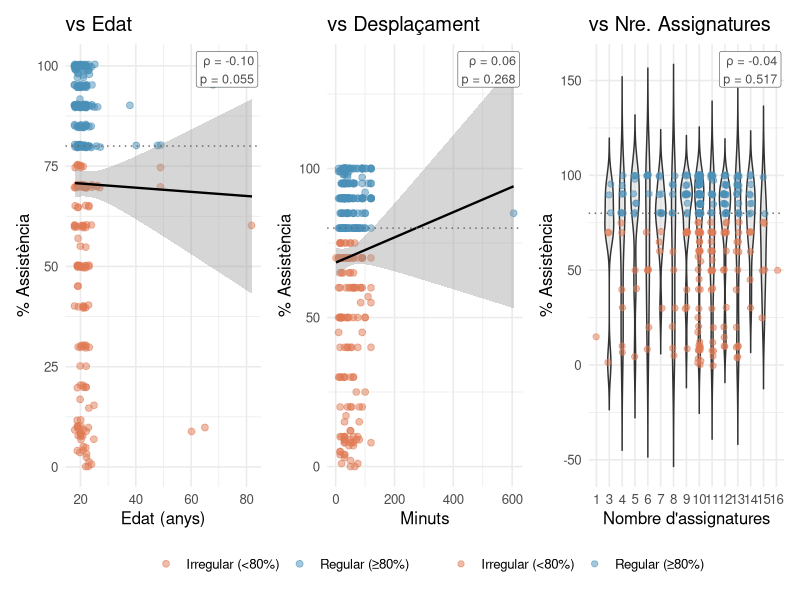
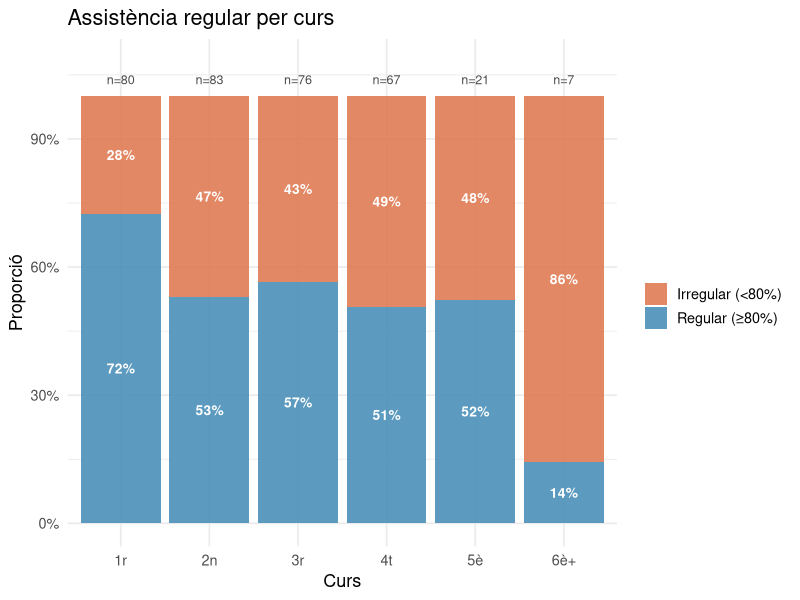
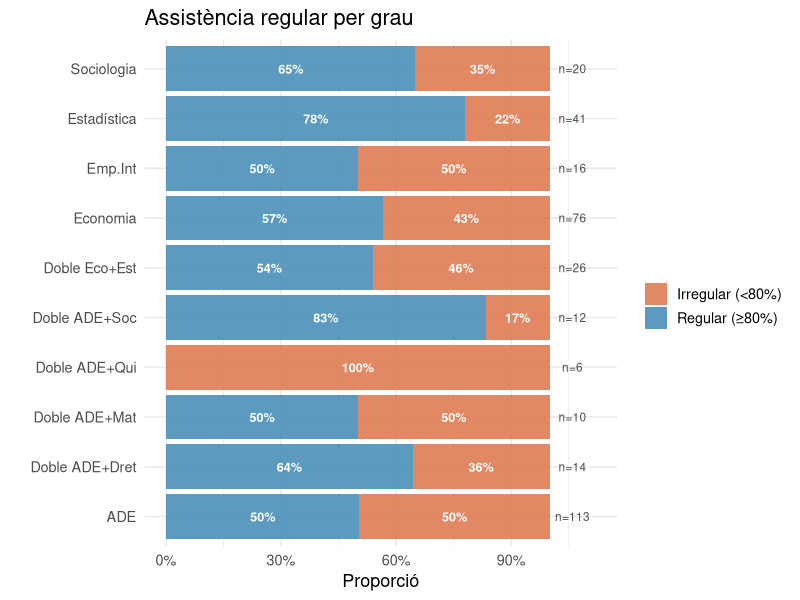
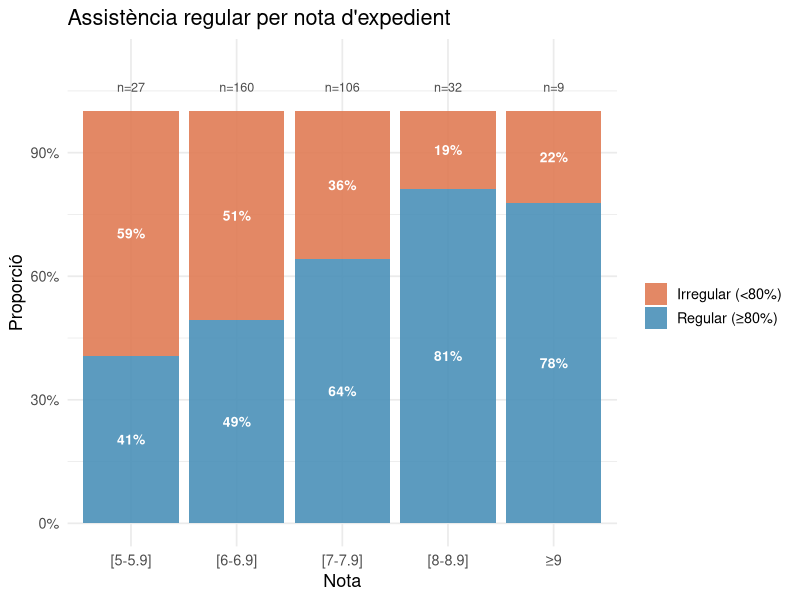
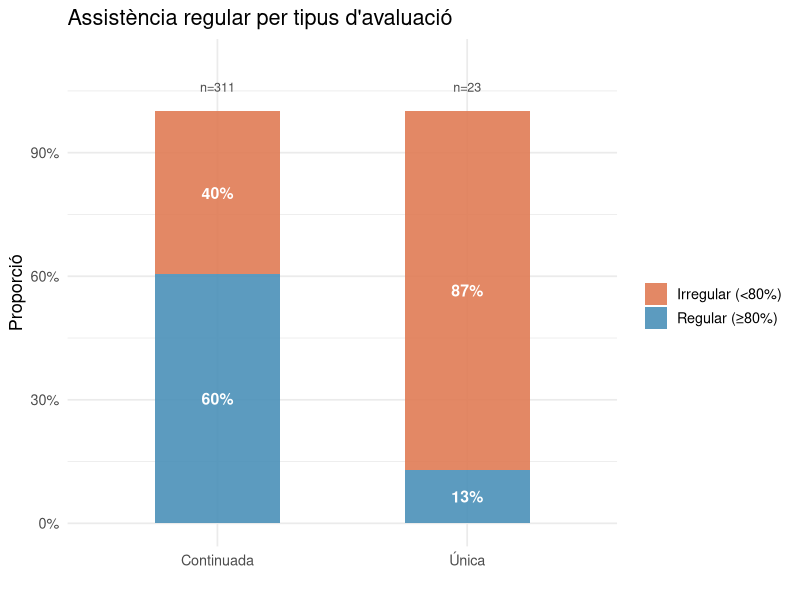
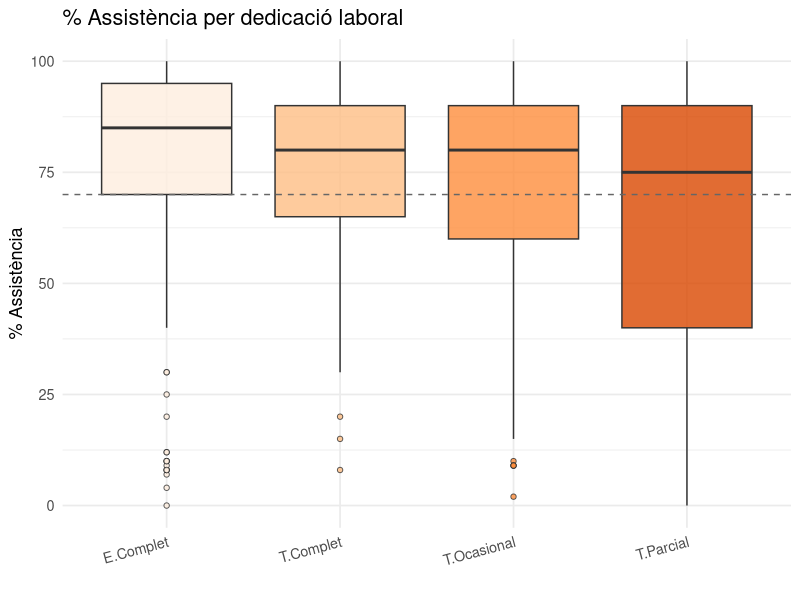
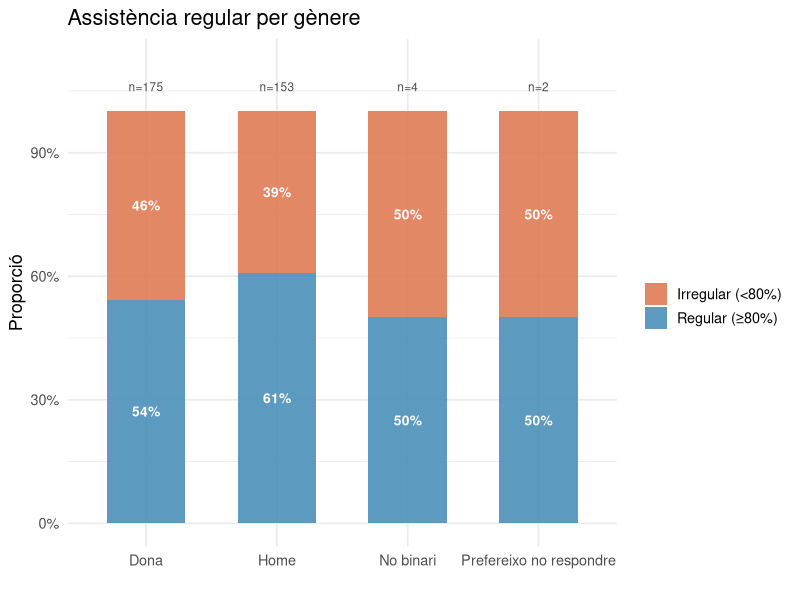
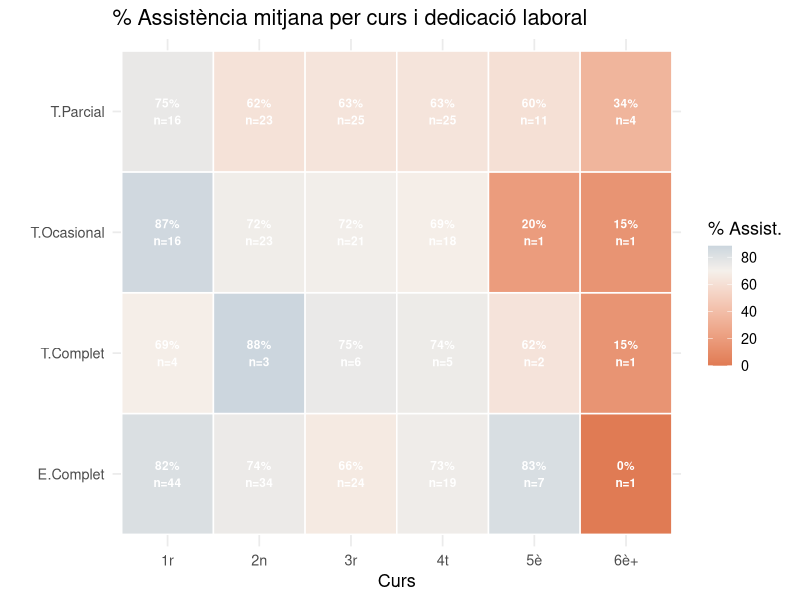

Source code (R) for these figures, in order: (Note: this script raises an error after producing the figures.)
library(ggplot2)
library(dplyr)
library(tidyr)
library(scales)
library(ggridges)
library(patchwork)
library(readxl)
select <- dplyr::select

#### ============================================================ ####
####          DESCRIPTIVA GENERAL                                 ####
#### ============================================================ ####

setwd("C:/Users/edurn/OneDrive/Escritorio/Universitat/TFG---Github/2. Dades")
dades <- read_excel("1. Preprocessing.xlsx")

dades %>%
  select(EDAT, DESPL, N_ASSIG, P_ASSIST) %>%
  summary()

dades %>%
  select(EDAT, DESPL, N_ASSIG, P_ASSIST) %>%
  summarise(across(everything(), list(
    Mitjana = ~mean(.x, na.rm = TRUE),
    Mediana = ~median(.x, na.rm = TRUE),
    sd      = ~sd(.x, na.rm = TRUE),
    min     = ~min(.x, na.rm = TRUE),
    max     = ~max(.x, na.rm = TRUE)
  ))) %>%
  pivot_longer(everything(), names_to = c("Variable", "Estadistic"),
               names_sep = "_(?=[^_]+$)") %>%
  pivot_wider(names_from = Estadistic, values_from = value)

# --- 3. LIKERT: mitjanes per bloc ---
# Motius de no assistència
motius_vars <- c("M_TREB","M_FAM","M_SALUT","M_DIST","M_AUTON","M_CV",
                 "M_EXAM","M_UTIL","M_AVORR","M_PASSIU","M_TEOR","M_PROF",
                 "M_REPET","M_ACAD","M_AMICS")

dades %>%
  select(all_of(motius_vars)) %>%
  summarise(across(everything(), ~mean(as.numeric(.x), na.rm = TRUE))) %>%
  pivot_longer(everything(), names_to = "Motiu", values_to = "Mitjana") %>%
  arrange(desc(Mitjana))

# Estratègies
estrategies_vars <- c("E_PES_AC","E_PART","E_DINAM","E_REDU","E_CURT","E_DESC",
                      "E_CLIMA","E_EXPL","E_RITME","E_ACT_AC","E_PROP","E_HORA","E_PES_AS")

dades %>%
  select(all_of(estrategies_vars)) %>%
  summarise(across(everything(), ~mean(as.numeric(.x), na.rm = TRUE))) %>%
  pivot_longer(everything(), names_to = "Estratègia", values_to = "Mitjana") %>%
  arrange(desc(Mitjana))

# IA
ia_vars <- c("IA_HABIT", "IA_COMPR", "IA_SUBST", "IA_CONF",
             "IA_ATENC", "IA_PREOC", "IA_REND", "IA_PDFS")
dades %>%
  select(all_of(ia_vars)) %>%
  summarise(across(everything(), ~mean(as.numeric(.x), na.rm = TRUE))) %>%
  pivot_longer(everything(), names_to = "Ús", values_to = "Mitjana") %>%
  arrange(desc(Mitjana))


#### ============================================================ ####
####     CREACIÓ DE LA VARIABLE GRUP_ASSIST (tall al 80%)        ####
#### ============================================================ ####

dades <- dades %>%
  mutate(GRUP_ASSIST = factor(
    ifelse(P_ASSIST >= 80, "Regular (≥80%)", "Irregular (<80%)"),
    levels = c("Irregular (<80%)", "Regular (≥80%)")
  ))

cat("Distribució GRUP_ASSIST:\n")
print(table(dades$GRUP_ASSIST))
print(round(prop.table(table(dades$GRUP_ASSIST)) * 100, 1))

col_grups <- c("Irregular (<80%)" = "#E07B54", "Regular (≥80%)" = "#4a90b8")


#### ============================================================ ####
####     GRÀFICS LIKERT PER GRUP                                 ####
#### ============================================================ ####




##### ------- 3.1. P_ASSIST VS VARIABLES NUMÈRIQUES -------- ####

# Funció auxiliar: etiqueta Spearman (ρ i p-valor)
lbl_spearman <- function(xvar, yvar) {
  d  <- dades[, c(xvar, yvar)]
  d  <- d[complete.cases(d), ]
  ct <- cor.test(as.numeric(d[[1]]), as.numeric(d[[2]]),
                 method = "spearman", exact = FALSE)
  sprintf("\u03c1 = %.2f\np = %.3f", ct$estimate, ct$p.value)
}

# P_ASSIST vs EDAT
p_edat <- ggplot(dades, aes(x = EDAT, y = P_ASSIST)) +
  geom_jitter(aes(color = GRUP_ASSIST), alpha = 0.5, size = 2, width = 0.2) +
  geom_smooth(method = "lm", color = "black", linewidth = 0.8, se = TRUE) +
  geom_hline(yintercept = 80, linetype = "dotted", color = "gray40") +
  annotate("label", x = Inf, y = Inf,
           label = lbl_spearman("EDAT", "P_ASSIST"),
           hjust = 1.05, vjust = 1.2, size = 3.2, color = "gray30",
           fill = "white", label.size = 0.2) +
  scale_color_manual(values = col_grups) +
  labs(title = "vs Edat", x = "Edat (anys)", y = "% Assistència", color = "") +
  theme_minimal(base_size = 12) +
  theme(legend.position = "none")

# P_ASSIST vs DESPL
p_despl <- ggplot(dades, aes(x = DESPL, y = P_ASSIST)) +
  geom_point(aes(color = GRUP_ASSIST), alpha = 0.5, size = 2) +
  geom_smooth(method = "lm", color = "black", linewidth = 0.8, se = TRUE) +
  geom_hline(yintercept = 80, linetype = "dotted", color = "gray40") +
  annotate("label", x = Inf, y = Inf,
           label = lbl_spearman("DESPL", "P_ASSIST"),
           hjust = 1.05, vjust = 1.2, size = 3.2, color = "gray30",
           fill = "white", label.size = 0.2) +
  scale_color_manual(values = col_grups) +
  labs(title = "vs Desplaçament", x = "Minuts", y = "% Assistència", color = "") +
  theme_minimal(base_size = 12) +
  theme(legend.position = "none")

# P_ASSIST vs N_ASSIG (variable discreta → violin + jitter)
p_nassig <- ggplot(dades, aes(x = factor(N_ASSIG), y = P_ASSIST)) +
  geom_violin(fill = "gray85", alpha = 0.5, trim = FALSE) +
  geom_jitter(aes(color = GRUP_ASSIST), alpha = 0.5, size = 1.8, width = 0.12) +
  geom_hline(yintercept = 80, linetype = "dotted", color = "gray40") +
  annotate("label", x = Inf, y = Inf,
           label = lbl_spearman("N_ASSIG", "P_ASSIST"),
           hjust = 1.05, vjust = 1.2, size = 3.2, color = "gray30",
           fill = "white", label.size = 0.2) +
  scale_color_manual(values = col_grups) +
  labs(title = "vs Nre. Assignatures",
       x = "Nombre d'assignatures", y = "% Assistència", color = "") +
  theme_minimal(base_size = 12) +
  theme(legend.position = "bottom")

(p_edat | p_despl | p_nassig) +
  plot_layout(guides = "collect") &
  theme(legend.position = "bottom")

##### --------- 2. GRUP_ASSIST VS VARIABLES ACADÈMIQUES ------ #####

# GRUP_ASSIST per CURS
df_curs <- dades %>%
  group_by(CURS, GRUP_ASSIST) %>%
  summarise(n = n(), .groups = "drop") %>%
  group_by(CURS) %>%
  mutate(prop = n / sum(n),
         total = sum(n)) %>%
  ungroup()

df_curs_total <- df_curs %>% distinct(CURS, total)

ggplot(df_curs, aes(x = CURS, y = prop, fill = GRUP_ASSIST)) +
  geom_col(alpha = 0.9) +
  geom_text(aes(label = paste0(round(prop * 100), "%")),
            position = position_stack(vjust = 0.5),
            color = "white", size = 3.5, fontface = "bold") +
  geom_text(data = df_curs_total,
            aes(label = paste0("n=", total), x = CURS, y = 1.04),
            inherit.aes = FALSE, color = "gray30", size = 3.2) +
  scale_fill_manual(values = col_grups) +
  scale_y_continuous(labels = percent, limits = c(0, 1.08)) +
  labs(title = "Assistència regular per curs",
       x = "Curs", y = "Proporció", fill = "") +
  theme_minimal(base_size = 13)


# GRUP_ASSIST per GRAU
df_grau <- dades %>%
  group_by(GRAU, GRUP_ASSIST) %>%
  summarise(n = n(), .groups = "drop") %>%
  group_by(GRAU) %>%
  mutate(prop = n / sum(n), total = sum(n)) %>%
  ungroup()

df_grau_total <- df_grau %>% distinct(GRAU, total)

ggplot(df_grau, aes(x = reorder(GRAU, prop * (GRUP_ASSIST == "Regular (≥70%)")),
                    y = prop, fill = GRUP_ASSIST)) +
  geom_col(alpha = 0.9) +
  geom_text(aes(label = paste0(round(prop * 100), "%")),
            position = position_stack(vjust = 0.5),
            color = "white", size = 3.2, fontface = "bold") +
  geom_text(data = df_grau_total,
            aes(label = paste0("n=", total), x = GRAU, y = 1.06),
            inherit.aes = FALSE, color = "gray30", size = 3) +
  scale_fill_manual(values = col_grups) +
  scale_y_continuous(labels = percent, limits = c(0, 1.12)) +
  coord_flip() +
  labs(title = "Assistència regular per grau",
       x = "", y = "Proporció", fill = "") +
  theme_minimal(base_size = 13)

# NOTA per GRUP_ASSIST
df_nota <- dades %>%
  group_by(NOTA, GRUP_ASSIST) %>%
  summarise(n = n(), .groups = "drop") %>%
  group_by(NOTA) %>%
  mutate(prop = n / sum(n), total = sum(n)) %>%
  ungroup()

df_nota_total <- df_nota %>% distinct(NOTA, total)

ggplot(df_nota, aes(x = NOTA, y = prop, fill = GRUP_ASSIST)) +
  geom_col(alpha = 0.9) +
  geom_text(aes(label = paste0(round(prop * 100), "%")),
            position = position_stack(vjust = 0.5),
            color = "white", size = 3.5, fontface = "bold") +
  geom_text(data = df_nota_total,
            aes(label = paste0("n=", total), x = NOTA, y = 1.06),
            inherit.aes = FALSE, color = "gray30", size = 3.2) +
  scale_fill_manual(values = col_grups) +
  scale_y_continuous(labels = percent, limits = c(0, 1.12)) +
  labs(title = "Assistència regular per nota d'expedient",
       x = "Nota", y = "Proporció", fill = "") +
  theme_minimal(base_size = 13)

# T_AVAL per GRUP_ASSIST
df_taval <- dades %>%
  group_by(T_AVAL, GRUP_ASSIST) %>%
  summarise(n = n(), .groups = "drop") %>%
  group_by(T_AVAL) %>%
  mutate(prop = n / sum(n), total = sum(n)) %>%
  ungroup()

df_taval_total <- df_taval %>% distinct(T_AVAL, total)

ggplot(df_taval, aes(x = T_AVAL, y = prop, fill = GRUP_ASSIST)) +
  geom_col(alpha = 0.9, width = 0.5) +
  geom_text(aes(label = paste0(round(prop * 100), "%")),
            position = position_stack(vjust = 0.5),
            color = "white", size = 4, fontface = "bold") +
  geom_text(data = df_taval_total,
            aes(label = paste0("n=", total), x = T_AVAL, y = 1.06),
            inherit.aes = FALSE, color = "gray30", size = 3.2) +
  scale_fill_manual(values = col_grups) +
  scale_y_continuous(labels = percent, limits = c(0, 1.12)) +
  labs(title = "Assistència regular per tipus d'avaluació",
       x = "", y = "Proporció", fill = "") +
  theme_minimal(base_size = 13)


##### ---- 3. GRUP_ASSIST VS VARIABLES PERSONALS ----- #####

# DEDIC per GRUP_ASSIST amb P_ASSIST boxplot ---
ggplot(dades, aes(x = DEDIC, y = P_ASSIST, fill = DEDIC)) +
  geom_boxplot(alpha = 0.8, outlier.shape = 21) +
  geom_hline(yintercept = 70, linetype = "dashed", color = "gray40") +
  scale_fill_brewer(palette = "Oranges") +
  labs(title = "% Assistència per dedicació laboral",
       x = "", y = "% Assistència") +
  theme_minimal(base_size = 13) +
  theme(legend.position = "none",
        axis.text.x = element_text(angle = 15, hjust = 1))

# GENERE per GRUP_ASSIST
df_genere <- dades %>%
  group_by(GENERE, GRUP_ASSIST) %>%
  summarise(n = n(), .groups = "drop") %>%
  group_by(GENERE) %>%
  mutate(prop = n / sum(n), total = sum(n)) %>%
  ungroup()

df_genere_total <- df_genere %>% distinct(GENERE, total)

ggplot(df_genere, aes(x = GENERE, y = prop, fill = GRUP_ASSIST)) +
  geom_col(alpha = 0.9, width = 0.6) +
  geom_text(aes(label = paste0(round(prop * 100), "%")),
            position = position_stack(vjust = 0.5),
            color = "white", size = 3.5, fontface = "bold") +
  geom_text(data = df_genere_total,
            aes(label = paste0("n=", total), x = GENERE, y = 1.06),
            inherit.aes = FALSE, color = "gray30", size = 3) +
  scale_fill_manual(values = col_grups) +
  scale_y_continuous(labels = percent, limits = c(0, 1.12)) +
  labs(title = "Assistència regular per gènere",
       x = "", y = "Proporció", fill = "") +
  theme_minimal(base_size = 13)


# heatmap CURS x DEDIC → % assistència mitjana
dades %>%
  group_by(CURS, DEDIC) %>%
  summarise(assist_mitj = mean(P_ASSIST, na.rm = TRUE),
            n = n(), .groups = "drop") %>%
  ggplot(aes(x = CURS, y = DEDIC, fill = assist_mitj)) +
  geom_tile(color = "white", linewidth = 0.5) +
  geom_text(aes(label = paste0(round(assist_mitj), "%\nn=", n)),
            size = 3, color = "white", fontface = "bold") +
  scale_fill_gradient2(low = "#E07B54", mid = "#f5f0eb",
                       high = "#4A90B8", midpoint = 70,
                       name = "% Assist.") +
  labs(title = "% Assistència mitjana per curs i dedicació laboral",
       x = "Curs", y = "") +
  theme_minimal(base_size = 13)

# heatmap GRAU x CURS → % regular
dades %>%
  group_by(GRAU, CURS) %>%
  summarise(pct_regular = mean(GRUP_ASSIST == "Regular (≥80%)") * 100,
            n = n(), .groups = "drop") %>%
  filter(n >= 3) %>%  # elimina cel·les amb menys de 3 obs
  ggplot(aes(x = CURS, y = GRAU, fill = pct_regular)) +
  geom_tile(color = "white", linewidth = 0.5) +
  geom_text(aes(label = paste0(round(pct_regular), "%")),
            size = 3, color = "white", fontface = "bold") +
  scale_fill_gradient2(low = "#E07B54", mid = "#f5f0eb",
                       high = "#4A90B8", midpoint = 60,
                       name = "% Regular") +
  labs(title = "% Assistència regular per grau i curs",
       subtitle = "Només cel·les amb n ≥ 3",
       x = "Curs", y = "") +
  theme_minimal(base_size = 13)


##### ---- 4. ESCALA DE LIKERT ----- #####

# Mitjanes motius de NO assistència per grup
dades %>%
  select(GRUP_ASSIST, all_of(motius_vars)) %>%
  mutate(across(all_of(motius_vars), as.numeric)) %>%
  group_by(GRUP_ASSIST) %>%
  summarise(across(all_of(motius_vars), ~mean(.x, na.rm = TRUE))) %>%
  pivot_longer(-GRUP_ASSIST, names_to = "motiu", values_to = "mitjana") %>%
  ggplot(aes(x = reorder(motiu, mitjana), y = mitjana, fill = GRUP_ASSIST)) +
  geom_col(position = "dodge", alpha = 0.9) +
  scale_fill_manual(values = col_grups) +
  coord_flip() +
  labs(title = "Motius de NO assistència per grup",
       subtitle = "Mitjana escala 1-5",
       x = "", y = "Mitjana", fill = "") +
  theme_minimal(base_size = 12)

# Mitjanes estratègies per grup
dades %>%
  select(GRUP_ASSIST, all_of(estrategies_vars)) %>%
  mutate(across(all_of(estrategies_vars), as.numeric)) %>%
  group_by(GRUP_ASSIST) %>%
  summarise(across(all_of(estrategies_vars), ~mean(.x, na.rm = TRUE))) %>%
  pivot_longer(-GRUP_ASSIST, names_to = "estrategia", values_to = "mitjana") %>%
  ggplot(aes(x = reorder(estrategia, mitjana), y = mitjana, fill = GRUP_ASSIST)) +
  geom_col(position = "dodge", alpha = 0.9) +
  scale_fill_manual(values = col_grups) +
  coord_flip() +
  labs(title = "Estratègies d'assistència per grup",
       subtitle = "Mitjana escala 1-6",
       x = "", y = "Mitjana", fill = "") +
  theme_minimal(base_size = 12)

# Ús de la IA per grup
dades %>%
  select(GRUP_ASSIST, all_of(ia_vars)) %>%
  mutate(across(all_of(ia_vars), as.numeric)) %>%
  group_by(GRUP_ASSIST) %>%
  summarise(across(all_of(ia_vars), ~mean(.x, na.rm = TRUE))) %>%
  pivot_longer(-GRUP_ASSIST, names_to = "ia_var", values_to = "mitjana") %>%
  ggplot(aes(x = reorder(ia_var, mitjana), y = mitjana, fill = GRUP_ASSIST)) +
  geom_col(position = "dodge", alpha = 0.9) +
  scale_fill_manual(values = col_grups) +
  coord_flip() +
  labs(title = "Ús de la IA per grup d'assistència",
       subtitle = "Mitjana escala 1-6",
       x = "", y = "Mitjana", fill = "") +
  theme_minimal(base_size = 12)


# Diferència de mitjanes (Regular - Irregular) per motius no assist
df_motius %>%
  select(-se) %>%
  pivot_wider(names_from = GRUP_ASSIST, values_from = mitjana) %>%
  mutate(diferencia = `Regular (≥80%)` - `Irregular (<80%)`) %>%
  ggplot(aes(x = reorder(variable, diferencia),
             y = diferencia,
             fill = diferencia > 0)) +
  geom_col(alpha = 0.85) +
  geom_hline(yintercept = 0, color = "gray30") +
  scale_fill_manual(values = c("TRUE" = "#4A90B8", "FALSE" = "#E07B54"),
                    labels = c("Més alt en Irregulars", "Més alt en Regulars")) +
  coord_flip() +
  labs(title = "Diferència en motius de NO assistència (Regular − Irregular)",
       subtitle = "Blau = motiu més valorat pels regulars | Taronja = pels irregulars",
       x = "", y = "Diferència de mitjanes", fill = "") +
  theme_minimal(base_size = 12)

# Diferència de mitjanes (Regular - Irregular) per estratègies

df_estrat %>%
  dplyr::select(-se) %>%
  pivot_wider(names_from = GRUP_ASSIST, values_from = mitjana) %>%
  mutate(diferencia = `Regular (≥70%)` - `Irregular (<70%)`) %>%
  ggplot(aes(x = reorder(variable, diferencia),
             y = diferencia,
             fill = diferencia > 0)) +
  geom_col(alpha = 0.85) +
  geom_hline(yintercept = 0, color = "gray30") +
  scale_fill_manual(values = c("TRUE" = "#4A90B8", "FALSE" = "#E07B54"),
                    labels = c("Més alt en Irregulars", "Més alt en Regulars")) +
  coord_flip() +
  labs(title = "Diferència en estratègies d'assistència (Regular − Irregular)",
       subtitle = "Blau = estratègia més valorada pels regulars | Taronja = pels irregulars",
       x = "", y = "Diferència de mitjanes", fill = "") +
  theme_minimal(base_size = 12)

# Diferència de mitjanes (Regular - Irregular) per IA

df_ia %>%
  dplyr::select(-se) %>%
  pivot_wider(names_from = GRUP_ASSIST, values_from = mitjana) %>%
  mutate(diferencia = `Regular (≥70%)` - `Irregular (<70%)`) %>%
  ggplot(aes(x = reorder(variable, diferencia),
             y = diferencia,
             fill = diferencia > 0)) +
  geom_col(alpha = 0.85) +
  geom_hline(yintercept = 0, color = "gray30") +
  scale_fill_manual(values = c("TRUE" = "#4A90B8", "FALSE" = "#E07B54"),
                    labels = c("Més alt en Irregulars", "Més alt en Regulars")) +
  coord_flip() +
  labs(title = "Diferència en ús de la IA (Regular − Irregular)",
       subtitle = "Blau = més valorat pels regulars | Taronja = pels irregulars",
       x = "", y = "Diferència de mitjanes", fill = "") +
  theme_minimal(base_size = 12)
